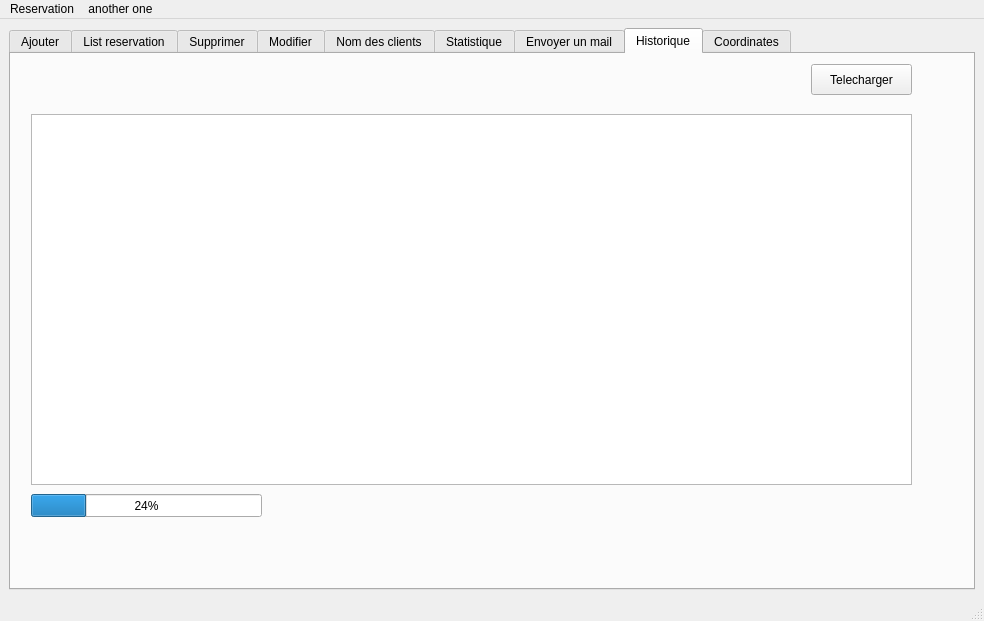
<?xml version="1.0" encoding="UTF-8"?>
<ui version="4.0">
 <class>MainWindow</class>
 <widget class="QMainWindow" name="MainWindow">
  <property name="geometry">
   <rect>
    <x>0</x>
    <y>0</y>
    <width>984</width>
    <height>621</height>
   </rect>
  </property>
  <property name="windowTitle">
   <string>MainWindow</string>
  </property>
  <widget class="QWidget" name="centralwidget">
   <layout class="QFormLayout" name="formLayout">
    <item row="0" column="0" colspan="2">
     <widget class="QTabWidget" name="tabWidget">
      <property name="enabled">
       <bool>true</bool>
      </property>
      <property name="minimumSize">
       <size>
        <width>500</width>
        <height>550</height>
       </size>
      </property>
      <property name="currentIndex">
       <number>7</number>
      </property>
      <widget class="QWidget" name="tabWidgetPage1">
       <attribute name="title">
        <string>Ajouter</string>
       </attribute>
       <widget class="QPushButton" name="btnAjouter">
        <property name="geometry">
         <rect>
          <x>740</x>
          <y>400</y>
          <width>151</width>
          <height>41</height>
         </rect>
        </property>
        <property name="font">
         <font>
          <pointsize>12</pointsize>
         </font>
        </property>
        <property name="text">
         <string>Ajouter</string>
        </property>
       </widget>
       <widget class="QLineEdit" name="CIN_input">
        <property name="geometry">
         <rect>
          <x>80</x>
          <y>40</y>
          <width>221</width>
          <height>31</height>
         </rect>
        </property>
        <property name="inputMask">
         <string>99999999</string>
        </property>
       </widget>
       <widget class="QLineEdit" name="NOM_input">
        <property name="geometry">
         <rect>
          <x>80</x>
          <y>120</y>
          <width>221</width>
          <height>31</height>
         </rect>
        </property>
       </widget>
       <widget class="QLineEdit" name="PRENOM_input">
        <property name="geometry">
         <rect>
          <x>80</x>
          <y>210</y>
          <width>221</width>
          <height>31</height>
         </rect>
        </property>
       </widget>
       <widget class="QLineEdit" name="MAIL_input">
        <property name="geometry">
         <rect>
          <x>80</x>
          <y>300</y>
          <width>221</width>
          <height>31</height>
         </rect>
        </property>
       </widget>
       <widget class="QDateTimeEdit" name="dateTimeEdit">
        <property name="geometry">
         <rect>
          <x>620</x>
          <y>60</y>
          <width>221</width>
          <height>31</height>
         </rect>
        </property>
       </widget>
       <widget class="QDoubleSpinBox" name="doubleSpinBox">
        <property name="geometry">
         <rect>
          <x>780</x>
          <y>120</y>
          <width>62</width>
          <height>22</height>
         </rect>
        </property>
       </widget>
       <widget class="QLabel" name="label_2">
        <property name="geometry">
         <rect>
          <x>80</x>
          <y>10</y>
          <width>47</width>
          <height>14</height>
         </rect>
        </property>
        <property name="text">
         <string>CIN</string>
        </property>
       </widget>
       <widget class="QLabel" name="label_3">
        <property name="geometry">
         <rect>
          <x>80</x>
          <y>90</y>
          <width>47</width>
          <height>14</height>
         </rect>
        </property>
        <property name="text">
         <string>NOM</string>
        </property>
       </widget>
       <widget class="QLabel" name="label_4">
        <property name="geometry">
         <rect>
          <x>80</x>
          <y>170</y>
          <width>61</width>
          <height>16</height>
         </rect>
        </property>
        <property name="text">
         <string>PRENOM</string>
        </property>
       </widget>
       <widget class="QLabel" name="label_5">
        <property name="geometry">
         <rect>
          <x>80</x>
          <y>260</y>
          <width>61</width>
          <height>16</height>
         </rect>
        </property>
        <property name="text">
         <string>MAIL</string>
        </property>
       </widget>
       <widget class="QLabel" name="label_6">
        <property name="geometry">
         <rect>
          <x>620</x>
          <y>30</y>
          <width>141</width>
          <height>16</height>
         </rect>
        </property>
        <property name="text">
         <string>Date Reservation</string>
        </property>
       </widget>
       <widget class="QLabel" name="label_7">
        <property name="geometry">
         <rect>
          <x>620</x>
          <y>120</y>
          <width>111</width>
          <height>20</height>
         </rect>
        </property>
        <property name="text">
         <string>Duree en heure</string>
        </property>
       </widget>
       <widget class="QLabel" name="label_8">
        <property name="geometry">
         <rect>
          <x>620</x>
          <y>260</y>
          <width>111</width>
          <height>20</height>
         </rect>
        </property>
        <property name="text">
         <string>Employer</string>
        </property>
       </widget>
       <widget class="QLabel" name="label_9">
        <property name="geometry">
         <rect>
          <x>620</x>
          <y>180</y>
          <width>111</width>
          <height>20</height>
         </rect>
        </property>
        <property name="text">
         <string>Voiture</string>
        </property>
       </widget>
       <widget class="QComboBox" name="select_voiture">
        <property name="geometry">
         <rect>
          <x>620</x>
          <y>211</y>
          <width>231</width>
          <height>31</height>
         </rect>
        </property>
       </widget>
       <widget class="QComboBox" name="select_Employer">
        <property name="geometry">
         <rect>
          <x>620</x>
          <y>300</y>
          <width>231</width>
          <height>31</height>
         </rect>
        </property>
       </widget>
      </widget>
      <widget class="QWidget" name="tabWidgetPage2">
       <attribute name="title">
        <string>List reservation</string>
       </attribute>
       <widget class="QTableView" name="afficher_reservation">
        <property name="geometry">
         <rect>
          <x>20</x>
          <y>110</y>
          <width>921</width>
          <height>311</height>
         </rect>
        </property>
        <property name="minimumSize">
         <size>
          <width>700</width>
          <height>200</height>
         </size>
        </property>
        <property name="maximumSize">
         <size>
          <width>1000</width>
          <height>1000</height>
         </size>
        </property>
        <property name="font">
         <font>
          <pointsize>12</pointsize>
         </font>
        </property>
       </widget>
       <widget class="QLineEdit" name="lineEdit_CIN_2">
        <property name="geometry">
         <rect>
          <x>40</x>
          <y>51</y>
          <width>161</width>
          <height>31</height>
         </rect>
        </property>
        <property name="maxLength">
         <number>8</number>
        </property>
       </widget>
       <widget class="QLabel" name="label">
        <property name="geometry">
         <rect>
          <x>40</x>
          <y>20</y>
          <width>161</width>
          <height>21</height>
         </rect>
        </property>
        <property name="text">
         <string>Recherche avec CIN</string>
        </property>
       </widget>
       <widget class="QRadioButton" name="radio_CIN">
        <property name="geometry">
         <rect>
          <x>520</x>
          <y>60</y>
          <width>93</width>
          <height>20</height>
         </rect>
        </property>
        <property name="text">
         <string>CIN</string>
        </property>
       </widget>
       <widget class="QRadioButton" name="radio_alpha">
        <property name="geometry">
         <rect>
          <x>660</x>
          <y>60</y>
          <width>93</width>
          <height>20</height>
         </rect>
        </property>
        <property name="styleSheet">
         <string notr="true"/>
        </property>
        <property name="text">
         <string>ALPHABET</string>
        </property>
       </widget>
       <widget class="QRadioButton" name="radio_Date">
        <property name="geometry">
         <rect>
          <x>830</x>
          <y>60</y>
          <width>111</width>
          <height>20</height>
         </rect>
        </property>
        <property name="text">
         <string>DATE HEURE</string>
        </property>
       </widget>
       <widget class="Line" name="line">
        <property name="geometry">
         <rect>
          <x>0</x>
          <y>90</y>
          <width>951</width>
          <height>16</height>
         </rect>
        </property>
        <property name="orientation">
         <enum>Qt::Horizontal</enum>
        </property>
       </widget>
       <widget class="QPushButton" name="Telecharger_button">
        <property name="geometry">
         <rect>
          <x>860</x>
          <y>10</y>
          <width>91</width>
          <height>31</height>
         </rect>
        </property>
        <property name="text">
         <string>Telecharger</string>
        </property>
       </widget>
       <widget class="QProgressBar" name="progressBar">
        <property name="geometry">
         <rect>
          <x>20</x>
          <y>440</y>
          <width>271</width>
          <height>24</height>
         </rect>
        </property>
        <property name="value">
         <number>24</number>
        </property>
       </widget>
      </widget>
      <widget class="QWidget" name="tabWidgetPage3">
       <attribute name="title">
        <string>Supprimer</string>
       </attribute>
       <widget class="QLabel" name="label_10">
        <property name="geometry">
         <rect>
          <x>80</x>
          <y>60</y>
          <width>181</width>
          <height>16</height>
         </rect>
        </property>
        <property name="text">
         <string>ID_Reservation</string>
        </property>
       </widget>
       <widget class="QPushButton" name="btnSupprimer">
        <property name="geometry">
         <rect>
          <x>80</x>
          <y>180</y>
          <width>121</width>
          <height>31</height>
         </rect>
        </property>
        <property name="text">
         <string>Supprimer</string>
        </property>
       </widget>
       <widget class="QLineEdit" name="supp_ID">
        <property name="geometry">
         <rect>
          <x>80</x>
          <y>100</y>
          <width>211</width>
          <height>41</height>
         </rect>
        </property>
       </widget>
      </widget>
      <widget class="QWidget" name="tab">
       <attribute name="title">
        <string>Modifier</string>
       </attribute>
       <widget class="QComboBox" name="Employer_select">
        <property name="geometry">
         <rect>
          <x>560</x>
          <y>310</y>
          <width>251</width>
          <height>41</height>
         </rect>
        </property>
       </widget>
       <widget class="QLabel" name="label_11">
        <property name="geometry">
         <rect>
          <x>50</x>
          <y>300</y>
          <width>61</width>
          <height>16</height>
         </rect>
        </property>
        <property name="text">
         <string>MAIL</string>
        </property>
       </widget>
       <widget class="QLabel" name="label_12">
        <property name="geometry">
         <rect>
          <x>50</x>
          <y>90</y>
          <width>47</width>
          <height>14</height>
         </rect>
        </property>
        <property name="text">
         <string>CIN</string>
        </property>
       </widget>
       <widget class="QLineEdit" name="lineEdit_Nom">
        <property name="geometry">
         <rect>
          <x>50</x>
          <y>180</y>
          <width>231</width>
          <height>41</height>
         </rect>
        </property>
       </widget>
       <widget class="QLabel" name="label_13">
        <property name="geometry">
         <rect>
          <x>560</x>
          <y>60</y>
          <width>141</width>
          <height>16</height>
         </rect>
        </property>
        <property name="text">
         <string>Date Reservation</string>
        </property>
       </widget>
       <widget class="QLabel" name="label_14">
        <property name="geometry">
         <rect>
          <x>50</x>
          <y>160</y>
          <width>47</width>
          <height>14</height>
         </rect>
        </property>
        <property name="text">
         <string>NOM</string>
        </property>
       </widget>
       <widget class="QDoubleSpinBox" name="doubleSpinBox_2">
        <property name="geometry">
         <rect>
          <x>730</x>
          <y>170</y>
          <width>81</width>
          <height>31</height>
         </rect>
        </property>
       </widget>
       <widget class="QLabel" name="label_15">
        <property name="geometry">
         <rect>
          <x>560</x>
          <y>280</y>
          <width>111</width>
          <height>20</height>
         </rect>
        </property>
        <property name="text">
         <string>Employer</string>
        </property>
       </widget>
       <widget class="QLabel" name="label_16">
        <property name="geometry">
         <rect>
          <x>560</x>
          <y>200</y>
          <width>111</width>
          <height>20</height>
         </rect>
        </property>
        <property name="text">
         <string>Voiture</string>
        </property>
       </widget>
       <widget class="QLineEdit" name="lineEdit_CIN">
        <property name="geometry">
         <rect>
          <x>50</x>
          <y>110</y>
          <width>231</width>
          <height>41</height>
         </rect>
        </property>
        <property name="inputMask">
         <string>99999999</string>
        </property>
       </widget>
       <widget class="QLineEdit" name="lineEdit_prenom">
        <property name="geometry">
         <rect>
          <x>50</x>
          <y>250</y>
          <width>231</width>
          <height>41</height>
         </rect>
        </property>
       </widget>
       <widget class="QLabel" name="label_17">
        <property name="geometry">
         <rect>
          <x>50</x>
          <y>230</y>
          <width>61</width>
          <height>16</height>
         </rect>
        </property>
        <property name="text">
         <string>PRENOM</string>
        </property>
       </widget>
       <widget class="QLabel" name="label_18">
        <property name="geometry">
         <rect>
          <x>560</x>
          <y>170</y>
          <width>111</width>
          <height>20</height>
         </rect>
        </property>
        <property name="text">
         <string>Duree en heure</string>
        </property>
       </widget>
       <widget class="QComboBox" name="Voiture_select">
        <property name="geometry">
         <rect>
          <x>560</x>
          <y>230</y>
          <width>251</width>
          <height>41</height>
         </rect>
        </property>
       </widget>
       <widget class="QLineEdit" name="lineEdit_Mail">
        <property name="geometry">
         <rect>
          <x>50</x>
          <y>330</y>
          <width>231</width>
          <height>41</height>
         </rect>
        </property>
       </widget>
       <widget class="QDateTimeEdit" name="dateTimeEdit_2">
        <property name="geometry">
         <rect>
          <x>560</x>
          <y>110</y>
          <width>251</width>
          <height>41</height>
         </rect>
        </property>
       </widget>
       <widget class="QLabel" name="label_19">
        <property name="geometry">
         <rect>
          <x>50</x>
          <y>20</y>
          <width>47</width>
          <height>14</height>
         </rect>
        </property>
        <property name="text">
         <string>ID</string>
        </property>
       </widget>
       <widget class="QLineEdit" name="lineEdit_ID">
        <property name="geometry">
         <rect>
          <x>50</x>
          <y>40</y>
          <width>231</width>
          <height>41</height>
         </rect>
        </property>
       </widget>
       <widget class="QPushButton" name="btnModifier">
        <property name="geometry">
         <rect>
          <x>750</x>
          <y>400</y>
          <width>181</width>
          <height>51</height>
         </rect>
        </property>
        <property name="font">
         <font>
          <pointsize>12</pointsize>
         </font>
        </property>
        <property name="text">
         <string>Modifier</string>
        </property>
       </widget>
      </widget>
      <widget class="QWidget" name="tab_2">
       <attribute name="title">
        <string>Nom des clients</string>
       </attribute>
       <widget class="QLabel" name="label_20">
        <property name="geometry">
         <rect>
          <x>20</x>
          <y>40</y>
          <width>231</width>
          <height>51</height>
         </rect>
        </property>
        <property name="sizeIncrement">
         <size>
          <width>50</width>
          <height>50</height>
         </size>
        </property>
        <property name="palette">
         <palette>
          <active>
           <colorrole role="Button">
            <brush brushstyle="SolidPattern">
             <color alpha="255">
              <red>85</red>
              <green>85</green>
              <blue>0</blue>
             </color>
            </brush>
           </colorrole>
          </active>
          <inactive>
           <colorrole role="Button">
            <brush brushstyle="SolidPattern">
             <color alpha="255">
              <red>85</red>
              <green>85</green>
              <blue>0</blue>
             </color>
            </brush>
           </colorrole>
          </inactive>
          <disabled>
           <colorrole role="Button">
            <brush brushstyle="SolidPattern">
             <color alpha="255">
              <red>85</red>
              <green>85</green>
              <blue>0</blue>
             </color>
            </brush>
           </colorrole>
          </disabled>
         </palette>
        </property>
        <property name="font">
         <font>
          <pointsize>12</pointsize>
         </font>
        </property>
        <property name="text">
         <string>NOMBRE DES CLIENTS:</string>
        </property>
       </widget>
       <widget class="QLCDNumber" name="lcdNumber">
        <property name="geometry">
         <rect>
          <x>80</x>
          <y>110</y>
          <width>461</width>
          <height>181</height>
         </rect>
        </property>
       </widget>
       <widget class="QPushButton" name="nb_client">
        <property name="geometry">
         <rect>
          <x>650</x>
          <y>120</y>
          <width>251</width>
          <height>181</height>
         </rect>
        </property>
        <property name="font">
         <font>
          <pointsize>18</pointsize>
         </font>
        </property>
        <property name="text">
         <string>Afficher</string>
        </property>
       </widget>
      </widget>
      <widget class="QWidget" name="tab_4">
       <attribute name="title">
        <string>Statistique</string>
       </attribute>
       <widget class="QFrame" name="chart_graph">
        <property name="geometry">
         <rect>
          <x>60</x>
          <y>30</y>
          <width>821</width>
          <height>461</height>
         </rect>
        </property>
        <property name="frameShape">
         <enum>QFrame::StyledPanel</enum>
        </property>
        <property name="frameShadow">
         <enum>QFrame::Raised</enum>
        </property>
       </widget>
      </widget>
      <widget class="QWidget" name="mailing">
       <attribute name="title">
        <string>Envoyer un mail</string>
       </attribute>
       <widget class="QLineEdit" name="mail_titre">
        <property name="geometry">
         <rect>
          <x>40</x>
          <y>170</y>
          <width>211</width>
          <height>51</height>
         </rect>
        </property>
       </widget>
       <widget class="QComboBox" name="combo_reservation">
        <property name="geometry">
         <rect>
          <x>40</x>
          <y>70</y>
          <width>211</width>
          <height>61</height>
         </rect>
        </property>
       </widget>
       <widget class="QLabel" name="label_21">
        <property name="geometry">
         <rect>
          <x>40</x>
          <y>40</y>
          <width>171</width>
          <height>16</height>
         </rect>
        </property>
        <property name="text">
         <string>Select une Reservation</string>
        </property>
       </widget>
       <widget class="QLabel" name="label_22">
        <property name="geometry">
         <rect>
          <x>40</x>
          <y>140</y>
          <width>121</width>
          <height>16</height>
         </rect>
        </property>
        <property name="text">
         <string>Titre</string>
        </property>
       </widget>
       <widget class="QPushButton" name="envoyer_mail">
        <property name="geometry">
         <rect>
          <x>740</x>
          <y>390</y>
          <width>201</width>
          <height>71</height>
         </rect>
        </property>
        <property name="font">
         <font>
          <pointsize>12</pointsize>
         </font>
        </property>
        <property name="text">
         <string>Envoyer</string>
        </property>
       </widget>
       <widget class="QCalendarWidget" name="calender_reservation">
        <property name="geometry">
         <rect>
          <x>505</x>
          <y>40</y>
          <width>411</width>
          <height>231</height>
         </rect>
        </property>
       </widget>
       <widget class="QProgressBar" name="progressBar_3">
        <property name="geometry">
         <rect>
          <x>40</x>
          <y>320</y>
          <width>211</width>
          <height>31</height>
         </rect>
        </property>
        <property name="value">
         <number>24</number>
        </property>
       </widget>
      </widget>
      <widget class="QWidget" name="tab_3">
       <attribute name="title">
        <string>Historique</string>
       </attribute>
       <widget class="QTableView" name="afficher_historique">
        <property name="geometry">
         <rect>
          <x>20</x>
          <y>60</y>
          <width>881</width>
          <height>371</height>
         </rect>
        </property>
        <property name="font">
         <font>
          <pointsize>12</pointsize>
         </font>
        </property>
       </widget>
       <widget class="QProgressBar" name="progressBar_2">
        <property name="geometry">
         <rect>
          <x>20</x>
          <y>440</y>
          <width>231</width>
          <height>23</height>
         </rect>
        </property>
        <property name="value">
         <number>24</number>
        </property>
       </widget>
       <widget class="QPushButton" name="Telecharger_historique">
        <property name="geometry">
         <rect>
          <x>800</x>
          <y>10</y>
          <width>101</width>
          <height>31</height>
         </rect>
        </property>
        <property name="text">
         <string>Telecharger</string>
        </property>
       </widget>
      </widget>
      <widget class="QWidget" name="tab_5">
       <attribute name="title">
        <string>Coordinates</string>
       </attribute>
       <widget class="QTableView" name="coordinates">
        <property name="geometry">
         <rect>
          <x>30</x>
          <y>100</y>
          <width>881</width>
          <height>251</height>
         </rect>
        </property>
        <property name="font">
         <font>
          <pointsize>12</pointsize>
         </font>
        </property>
       </widget>
       <widget class="QLabel" name="label_23">
        <property name="geometry">
         <rect>
          <x>30</x>
          <y>53</y>
          <width>311</width>
          <height>31</height>
         </rect>
        </property>
        <property name="font">
         <font>
          <family>Mongolian Baiti</family>
          <pointsize>14</pointsize>
         </font>
        </property>
        <property name="text">
         <string>Coordinates GPS avec Arduino</string>
        </property>
       </widget>
       <widget class="QPushButton" name="Changer_coor">
        <property name="geometry">
         <rect>
          <x>50</x>
          <y>410</y>
          <width>151</width>
          <height>61</height>
         </rect>
        </property>
        <property name="text">
         <string>Changer coordonnes</string>
        </property>
       </widget>
       <widget class="QPushButton" name="Envoyer_coor">
        <property name="geometry">
         <rect>
          <x>732</x>
          <y>410</y>
          <width>151</width>
          <height>61</height>
         </rect>
        </property>
        <property name="text">
         <string>Envoyer Arduino</string>
        </property>
       </widget>
      </widget>
     </widget>
    </item>
   </layout>
  </widget>
  <widget class="QMenuBar" name="menubar">
   <property name="geometry">
    <rect>
     <x>0</x>
     <y>0</y>
     <width>984</width>
     <height>26</height>
    </rect>
   </property>
   <widget class="QMenu" name="menuReservation">
    <property name="title">
     <string>Reservation</string>
    </property>
    <addaction name="separator"/>
    <addaction name="separator"/>
    <addaction name="separator"/>
   </widget>
   <widget class="QMenu" name="menuanother_one">
    <property name="title">
     <string>another one</string>
    </property>
   </widget>
   <addaction name="menuReservation"/>
   <addaction name="menuanother_one"/>
  </widget>
  <widget class="QStatusBar" name="statusbar"/>
 </widget>
 <resources/>
 <connections/>
</ui>
